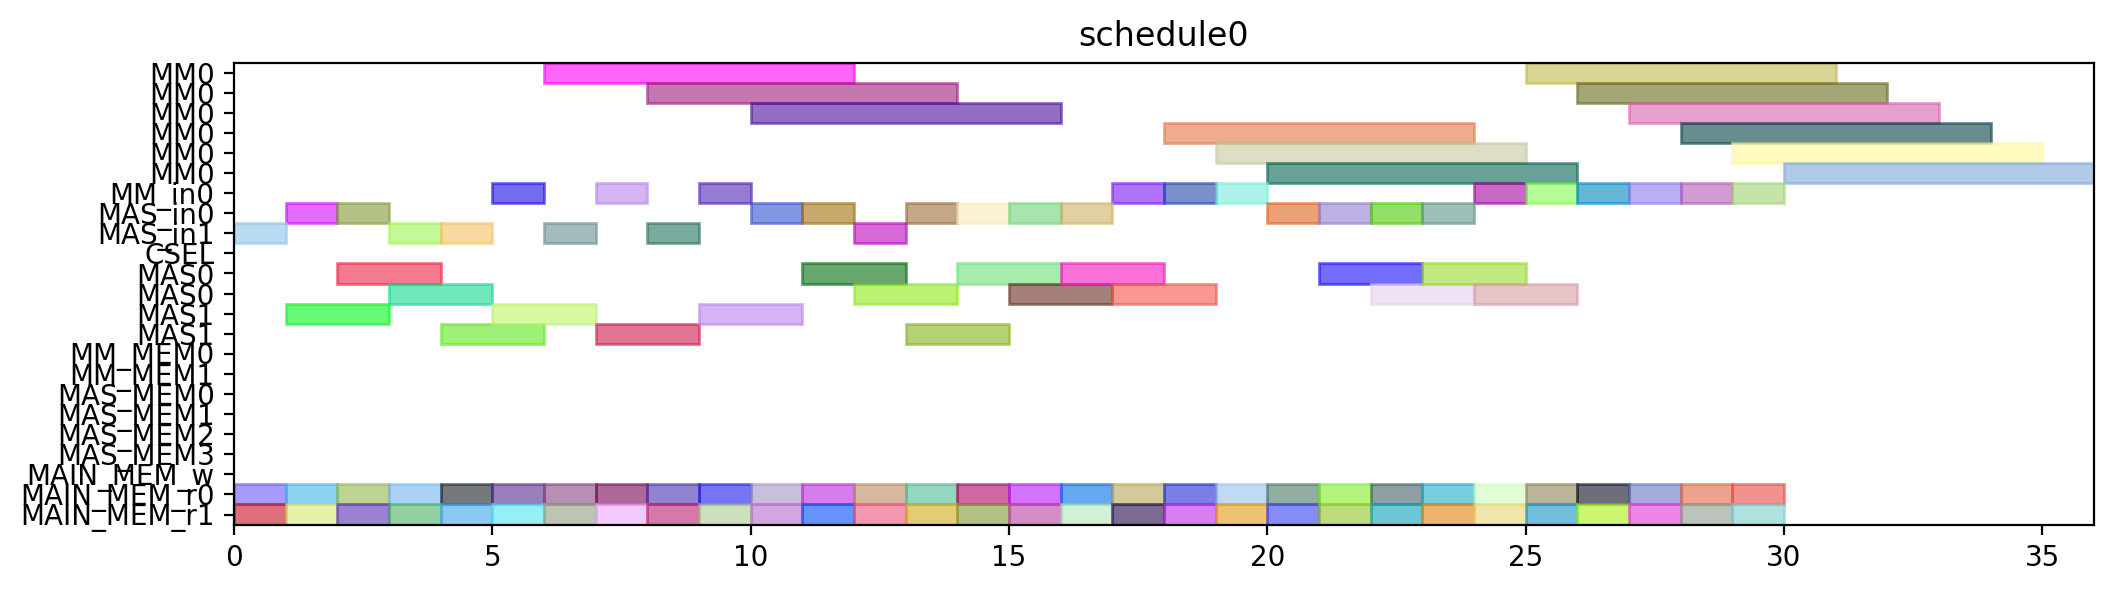

Source code (Python):
from pyschedule import Scenario, solvers, plotters, alt


def solve():
	horizon = 120
	S = Scenario("schedule0", horizon=horizon)

	# resource
	MM = S.Resources('MM', num=1, size=6)
	MM_in = S.Resources('MM_in', num=1)
	MAS_in = S.Resources('MAS_in', num=2)
	CSEL = S.Resource('CSEL')
	MAS = S.Resources('MAS', num=2, size=2, periods=range(1, horizon))
	MM_MEM = S.Resources('MM_MEM', num=2)
	MAS_MEM = S.Resources('MAS_MEM', num=4)
	MAIN_MEM_w = S.Resource('MAIN_MEM_w', size=1)
	MAIN_MEM_r = S.Resources('MAIN_MEM_r', num=2)

	# result of previous scheduling

	# new tasks
	c_t0_t0_t0 = S.Task('c_t0_t0_t0', length=6, delay_cost=1)
	c_t0_t0_t0 += alt(MM)
	c_t0_t0_t0_in = S.Task('c_t0_t0_t0_in', length=1, delay_cost=1)
	c_t0_t0_t0_in += alt(MM_in)
	S += c_t0_t0_t0_in*MM_in[0]<=c_t0_t0_t0*MM[0]
	c_t0_t0_t0_mem0 = S.Task('c_t0_t0_t0_mem0', length=1, delay_cost=1)
	c_t0_t0_t0_mem0 += MAIN_MEM_r[0]
	S += c_t0_t0_t0_mem0 <= c_t0_t0_t0

	c_t0_t0_t0_mem1 = S.Task('c_t0_t0_t0_mem1', length=1, delay_cost=1)
	c_t0_t0_t0_mem1 += MAIN_MEM_r[1]
	S += c_t0_t0_t0_mem1 <= c_t0_t0_t0

	c_t0_t0_t1 = S.Task('c_t0_t0_t1', length=6, delay_cost=1)
	c_t0_t0_t1 += alt(MM)
	c_t0_t0_t1_in = S.Task('c_t0_t0_t1_in', length=1, delay_cost=1)
	c_t0_t0_t1_in += alt(MM_in)
	S += c_t0_t0_t1_in*MM_in[0]<=c_t0_t0_t1*MM[0]
	c_t0_t0_t1_mem0 = S.Task('c_t0_t0_t1_mem0', length=1, delay_cost=1)
	c_t0_t0_t1_mem0 += MAIN_MEM_r[0]
	S += c_t0_t0_t1_mem0 <= c_t0_t0_t1

	c_t0_t0_t1_mem1 = S.Task('c_t0_t0_t1_mem1', length=1, delay_cost=1)
	c_t0_t0_t1_mem1 += MAIN_MEM_r[1]
	S += c_t0_t0_t1_mem1 <= c_t0_t0_t1

	c_t0_t0_t2 = S.Task('c_t0_t0_t2', length=2, delay_cost=1)
	c_t0_t0_t2 += alt(MAS)
	c_t0_t0_t2_in = S.Task('c_t0_t0_t2_in', length=1, delay_cost=1)
	c_t0_t0_t2_in += alt(MAS_in)
	S += c_t0_t0_t2_in*MAS_in[0]<=c_t0_t0_t2*MAS[0]

	S += c_t0_t0_t2_in*MAS_in[1]<=c_t0_t0_t2*MAS[1]

	c_t0_t0_t2_mem0 = S.Task('c_t0_t0_t2_mem0', length=1, delay_cost=1)
	c_t0_t0_t2_mem0 += MAIN_MEM_r[0]
	S += c_t0_t0_t2_mem0 <= c_t0_t0_t2

	c_t0_t0_t2_mem1 = S.Task('c_t0_t0_t2_mem1', length=1, delay_cost=1)
	c_t0_t0_t2_mem1 += MAIN_MEM_r[1]
	S += c_t0_t0_t2_mem1 <= c_t0_t0_t2

	c_t0_t0_t3 = S.Task('c_t0_t0_t3', length=2, delay_cost=1)
	c_t0_t0_t3 += alt(MAS)
	c_t0_t0_t3_in = S.Task('c_t0_t0_t3_in', length=1, delay_cost=1)
	c_t0_t0_t3_in += alt(MAS_in)
	S += c_t0_t0_t3_in*MAS_in[0]<=c_t0_t0_t3*MAS[0]

	S += c_t0_t0_t3_in*MAS_in[1]<=c_t0_t0_t3*MAS[1]

	c_t0_t0_t3_mem0 = S.Task('c_t0_t0_t3_mem0', length=1, delay_cost=1)
	c_t0_t0_t3_mem0 += MAIN_MEM_r[0]
	S += c_t0_t0_t3_mem0 <= c_t0_t0_t3

	c_t0_t0_t3_mem1 = S.Task('c_t0_t0_t3_mem1', length=1, delay_cost=1)
	c_t0_t0_t3_mem1 += MAIN_MEM_r[1]
	S += c_t0_t0_t3_mem1 <= c_t0_t0_t3

	c_t0_t1_t0 = S.Task('c_t0_t1_t0', length=6, delay_cost=1)
	c_t0_t1_t0 += alt(MM)
	c_t0_t1_t0_in = S.Task('c_t0_t1_t0_in', length=1, delay_cost=1)
	c_t0_t1_t0_in += alt(MM_in)
	S += c_t0_t1_t0_in*MM_in[0]<=c_t0_t1_t0*MM[0]
	c_t0_t1_t0_mem0 = S.Task('c_t0_t1_t0_mem0', length=1, delay_cost=1)
	c_t0_t1_t0_mem0 += MAIN_MEM_r[0]
	S += c_t0_t1_t0_mem0 <= c_t0_t1_t0

	c_t0_t1_t0_mem1 = S.Task('c_t0_t1_t0_mem1', length=1, delay_cost=1)
	c_t0_t1_t0_mem1 += MAIN_MEM_r[1]
	S += c_t0_t1_t0_mem1 <= c_t0_t1_t0

	c_t0_t1_t1 = S.Task('c_t0_t1_t1', length=6, delay_cost=1)
	c_t0_t1_t1 += alt(MM)
	c_t0_t1_t1_in = S.Task('c_t0_t1_t1_in', length=1, delay_cost=1)
	c_t0_t1_t1_in += alt(MM_in)
	S += c_t0_t1_t1_in*MM_in[0]<=c_t0_t1_t1*MM[0]
	c_t0_t1_t1_mem0 = S.Task('c_t0_t1_t1_mem0', length=1, delay_cost=1)
	c_t0_t1_t1_mem0 += MAIN_MEM_r[0]
	S += c_t0_t1_t1_mem0 <= c_t0_t1_t1

	c_t0_t1_t1_mem1 = S.Task('c_t0_t1_t1_mem1', length=1, delay_cost=1)
	c_t0_t1_t1_mem1 += MAIN_MEM_r[1]
	S += c_t0_t1_t1_mem1 <= c_t0_t1_t1

	c_t0_t1_t2 = S.Task('c_t0_t1_t2', length=2, delay_cost=1)
	c_t0_t1_t2 += alt(MAS)
	c_t0_t1_t2_in = S.Task('c_t0_t1_t2_in', length=1, delay_cost=1)
	c_t0_t1_t2_in += alt(MAS_in)
	S += c_t0_t1_t2_in*MAS_in[0]<=c_t0_t1_t2*MAS[0]

	S += c_t0_t1_t2_in*MAS_in[1]<=c_t0_t1_t2*MAS[1]

	c_t0_t1_t2_mem0 = S.Task('c_t0_t1_t2_mem0', length=1, delay_cost=1)
	c_t0_t1_t2_mem0 += MAIN_MEM_r[0]
	S += c_t0_t1_t2_mem0 <= c_t0_t1_t2

	c_t0_t1_t2_mem1 = S.Task('c_t0_t1_t2_mem1', length=1, delay_cost=1)
	c_t0_t1_t2_mem1 += MAIN_MEM_r[1]
	S += c_t0_t1_t2_mem1 <= c_t0_t1_t2

	c_t0_t1_t3 = S.Task('c_t0_t1_t3', length=2, delay_cost=1)
	c_t0_t1_t3 += alt(MAS)
	c_t0_t1_t3_in = S.Task('c_t0_t1_t3_in', length=1, delay_cost=1)
	c_t0_t1_t3_in += alt(MAS_in)
	S += c_t0_t1_t3_in*MAS_in[0]<=c_t0_t1_t3*MAS[0]

	S += c_t0_t1_t3_in*MAS_in[1]<=c_t0_t1_t3*MAS[1]

	c_t0_t1_t3_mem0 = S.Task('c_t0_t1_t3_mem0', length=1, delay_cost=1)
	c_t0_t1_t3_mem0 += MAIN_MEM_r[0]
	S += c_t0_t1_t3_mem0 <= c_t0_t1_t3

	c_t0_t1_t3_mem1 = S.Task('c_t0_t1_t3_mem1', length=1, delay_cost=1)
	c_t0_t1_t3_mem1 += MAIN_MEM_r[1]
	S += c_t0_t1_t3_mem1 <= c_t0_t1_t3

	c_t0_t20 = S.Task('c_t0_t20', length=2, delay_cost=1)
	c_t0_t20 += alt(MAS)
	c_t0_t20_in = S.Task('c_t0_t20_in', length=1, delay_cost=1)
	c_t0_t20_in += alt(MAS_in)
	S += c_t0_t20_in*MAS_in[0]<=c_t0_t20*MAS[0]

	S += c_t0_t20_in*MAS_in[1]<=c_t0_t20*MAS[1]

	c_t0_t20_mem0 = S.Task('c_t0_t20_mem0', length=1, delay_cost=1)
	c_t0_t20_mem0 += MAIN_MEM_r[0]
	S += c_t0_t20_mem0 <= c_t0_t20

	c_t0_t20_mem1 = S.Task('c_t0_t20_mem1', length=1, delay_cost=1)
	c_t0_t20_mem1 += MAIN_MEM_r[1]
	S += c_t0_t20_mem1 <= c_t0_t20

	c_t0_t21 = S.Task('c_t0_t21', length=2, delay_cost=1)
	c_t0_t21 += alt(MAS)
	c_t0_t21_in = S.Task('c_t0_t21_in', length=1, delay_cost=1)
	c_t0_t21_in += alt(MAS_in)
	S += c_t0_t21_in*MAS_in[0]<=c_t0_t21*MAS[0]

	S += c_t0_t21_in*MAS_in[1]<=c_t0_t21*MAS[1]

	c_t0_t21_mem0 = S.Task('c_t0_t21_mem0', length=1, delay_cost=1)
	c_t0_t21_mem0 += MAIN_MEM_r[0]
	S += c_t0_t21_mem0 <= c_t0_t21

	c_t0_t21_mem1 = S.Task('c_t0_t21_mem1', length=1, delay_cost=1)
	c_t0_t21_mem1 += MAIN_MEM_r[1]
	S += c_t0_t21_mem1 <= c_t0_t21

	c_t0_t30 = S.Task('c_t0_t30', length=2, delay_cost=1)
	c_t0_t30 += alt(MAS)
	c_t0_t30_in = S.Task('c_t0_t30_in', length=1, delay_cost=1)
	c_t0_t30_in += alt(MAS_in)
	S += c_t0_t30_in*MAS_in[0]<=c_t0_t30*MAS[0]

	S += c_t0_t30_in*MAS_in[1]<=c_t0_t30*MAS[1]

	c_t0_t30_mem0 = S.Task('c_t0_t30_mem0', length=1, delay_cost=1)
	c_t0_t30_mem0 += MAIN_MEM_r[0]
	S += c_t0_t30_mem0 <= c_t0_t30

	c_t0_t30_mem1 = S.Task('c_t0_t30_mem1', length=1, delay_cost=1)
	c_t0_t30_mem1 += MAIN_MEM_r[1]
	S += c_t0_t30_mem1 <= c_t0_t30

	c_t0_t31 = S.Task('c_t0_t31', length=2, delay_cost=1)
	c_t0_t31 += alt(MAS)
	c_t0_t31_in = S.Task('c_t0_t31_in', length=1, delay_cost=1)
	c_t0_t31_in += alt(MAS_in)
	S += c_t0_t31_in*MAS_in[0]<=c_t0_t31*MAS[0]

	S += c_t0_t31_in*MAS_in[1]<=c_t0_t31*MAS[1]

	c_t0_t31_mem0 = S.Task('c_t0_t31_mem0', length=1, delay_cost=1)
	c_t0_t31_mem0 += MAIN_MEM_r[0]
	S += c_t0_t31_mem0 <= c_t0_t31

	c_t0_t31_mem1 = S.Task('c_t0_t31_mem1', length=1, delay_cost=1)
	c_t0_t31_mem1 += MAIN_MEM_r[1]
	S += c_t0_t31_mem1 <= c_t0_t31

	c_t1_t0_t0 = S.Task('c_t1_t0_t0', length=6, delay_cost=1)
	c_t1_t0_t0 += alt(MM)
	c_t1_t0_t0_in = S.Task('c_t1_t0_t0_in', length=1, delay_cost=1)
	c_t1_t0_t0_in += alt(MM_in)
	S += c_t1_t0_t0_in*MM_in[0]<=c_t1_t0_t0*MM[0]
	c_t1_t0_t0_mem0 = S.Task('c_t1_t0_t0_mem0', length=1, delay_cost=1)
	c_t1_t0_t0_mem0 += MAIN_MEM_r[0]
	S += c_t1_t0_t0_mem0 <= c_t1_t0_t0

	c_t1_t0_t0_mem1 = S.Task('c_t1_t0_t0_mem1', length=1, delay_cost=1)
	c_t1_t0_t0_mem1 += MAIN_MEM_r[1]
	S += c_t1_t0_t0_mem1 <= c_t1_t0_t0

	c_t1_t0_t1 = S.Task('c_t1_t0_t1', length=6, delay_cost=1)
	c_t1_t0_t1 += alt(MM)
	c_t1_t0_t1_in = S.Task('c_t1_t0_t1_in', length=1, delay_cost=1)
	c_t1_t0_t1_in += alt(MM_in)
	S += c_t1_t0_t1_in*MM_in[0]<=c_t1_t0_t1*MM[0]
	c_t1_t0_t1_mem0 = S.Task('c_t1_t0_t1_mem0', length=1, delay_cost=1)
	c_t1_t0_t1_mem0 += MAIN_MEM_r[0]
	S += c_t1_t0_t1_mem0 <= c_t1_t0_t1

	c_t1_t0_t1_mem1 = S.Task('c_t1_t0_t1_mem1', length=1, delay_cost=1)
	c_t1_t0_t1_mem1 += MAIN_MEM_r[1]
	S += c_t1_t0_t1_mem1 <= c_t1_t0_t1

	c_t1_t0_t2 = S.Task('c_t1_t0_t2', length=2, delay_cost=1)
	c_t1_t0_t2 += alt(MAS)
	c_t1_t0_t2_in = S.Task('c_t1_t0_t2_in', length=1, delay_cost=1)
	c_t1_t0_t2_in += alt(MAS_in)
	S += c_t1_t0_t2_in*MAS_in[0]<=c_t1_t0_t2*MAS[0]

	S += c_t1_t0_t2_in*MAS_in[1]<=c_t1_t0_t2*MAS[1]

	c_t1_t0_t2_mem0 = S.Task('c_t1_t0_t2_mem0', length=1, delay_cost=1)
	c_t1_t0_t2_mem0 += MAIN_MEM_r[0]
	S += c_t1_t0_t2_mem0 <= c_t1_t0_t2

	c_t1_t0_t2_mem1 = S.Task('c_t1_t0_t2_mem1', length=1, delay_cost=1)
	c_t1_t0_t2_mem1 += MAIN_MEM_r[1]
	S += c_t1_t0_t2_mem1 <= c_t1_t0_t2

	c_t1_t0_t3 = S.Task('c_t1_t0_t3', length=2, delay_cost=1)
	c_t1_t0_t3 += alt(MAS)
	c_t1_t0_t3_in = S.Task('c_t1_t0_t3_in', length=1, delay_cost=1)
	c_t1_t0_t3_in += alt(MAS_in)
	S += c_t1_t0_t3_in*MAS_in[0]<=c_t1_t0_t3*MAS[0]

	S += c_t1_t0_t3_in*MAS_in[1]<=c_t1_t0_t3*MAS[1]

	c_t1_t0_t3_mem0 = S.Task('c_t1_t0_t3_mem0', length=1, delay_cost=1)
	c_t1_t0_t3_mem0 += MAIN_MEM_r[0]
	S += c_t1_t0_t3_mem0 <= c_t1_t0_t3

	c_t1_t0_t3_mem1 = S.Task('c_t1_t0_t3_mem1', length=1, delay_cost=1)
	c_t1_t0_t3_mem1 += MAIN_MEM_r[1]
	S += c_t1_t0_t3_mem1 <= c_t1_t0_t3

	c_t1_t1_t0 = S.Task('c_t1_t1_t0', length=6, delay_cost=1)
	c_t1_t1_t0 += alt(MM)
	c_t1_t1_t0_in = S.Task('c_t1_t1_t0_in', length=1, delay_cost=1)
	c_t1_t1_t0_in += alt(MM_in)
	S += c_t1_t1_t0_in*MM_in[0]<=c_t1_t1_t0*MM[0]
	c_t1_t1_t0_mem0 = S.Task('c_t1_t1_t0_mem0', length=1, delay_cost=1)
	c_t1_t1_t0_mem0 += MAIN_MEM_r[0]
	S += c_t1_t1_t0_mem0 <= c_t1_t1_t0

	c_t1_t1_t0_mem1 = S.Task('c_t1_t1_t0_mem1', length=1, delay_cost=1)
	c_t1_t1_t0_mem1 += MAIN_MEM_r[1]
	S += c_t1_t1_t0_mem1 <= c_t1_t1_t0

	c_t1_t1_t1 = S.Task('c_t1_t1_t1', length=6, delay_cost=1)
	c_t1_t1_t1 += alt(MM)
	c_t1_t1_t1_in = S.Task('c_t1_t1_t1_in', length=1, delay_cost=1)
	c_t1_t1_t1_in += alt(MM_in)
	S += c_t1_t1_t1_in*MM_in[0]<=c_t1_t1_t1*MM[0]
	c_t1_t1_t1_mem0 = S.Task('c_t1_t1_t1_mem0', length=1, delay_cost=1)
	c_t1_t1_t1_mem0 += MAIN_MEM_r[0]
	S += c_t1_t1_t1_mem0 <= c_t1_t1_t1

	c_t1_t1_t1_mem1 = S.Task('c_t1_t1_t1_mem1', length=1, delay_cost=1)
	c_t1_t1_t1_mem1 += MAIN_MEM_r[1]
	S += c_t1_t1_t1_mem1 <= c_t1_t1_t1

	c_t1_t1_t2 = S.Task('c_t1_t1_t2', length=2, delay_cost=1)
	c_t1_t1_t2 += alt(MAS)
	c_t1_t1_t2_in = S.Task('c_t1_t1_t2_in', length=1, delay_cost=1)
	c_t1_t1_t2_in += alt(MAS_in)
	S += c_t1_t1_t2_in*MAS_in[0]<=c_t1_t1_t2*MAS[0]

	S += c_t1_t1_t2_in*MAS_in[1]<=c_t1_t1_t2*MAS[1]

	c_t1_t1_t2_mem0 = S.Task('c_t1_t1_t2_mem0', length=1, delay_cost=1)
	c_t1_t1_t2_mem0 += MAIN_MEM_r[0]
	S += c_t1_t1_t2_mem0 <= c_t1_t1_t2

	c_t1_t1_t2_mem1 = S.Task('c_t1_t1_t2_mem1', length=1, delay_cost=1)
	c_t1_t1_t2_mem1 += MAIN_MEM_r[1]
	S += c_t1_t1_t2_mem1 <= c_t1_t1_t2

	c_t1_t1_t3 = S.Task('c_t1_t1_t3', length=2, delay_cost=1)
	c_t1_t1_t3 += alt(MAS)
	c_t1_t1_t3_in = S.Task('c_t1_t1_t3_in', length=1, delay_cost=1)
	c_t1_t1_t3_in += alt(MAS_in)
	S += c_t1_t1_t3_in*MAS_in[0]<=c_t1_t1_t3*MAS[0]

	S += c_t1_t1_t3_in*MAS_in[1]<=c_t1_t1_t3*MAS[1]

	c_t1_t1_t3_mem0 = S.Task('c_t1_t1_t3_mem0', length=1, delay_cost=1)
	c_t1_t1_t3_mem0 += MAIN_MEM_r[0]
	S += c_t1_t1_t3_mem0 <= c_t1_t1_t3

	c_t1_t1_t3_mem1 = S.Task('c_t1_t1_t3_mem1', length=1, delay_cost=1)
	c_t1_t1_t3_mem1 += MAIN_MEM_r[1]
	S += c_t1_t1_t3_mem1 <= c_t1_t1_t3

	c_t1_t20 = S.Task('c_t1_t20', length=2, delay_cost=1)
	c_t1_t20 += alt(MAS)
	c_t1_t20_in = S.Task('c_t1_t20_in', length=1, delay_cost=1)
	c_t1_t20_in += alt(MAS_in)
	S += c_t1_t20_in*MAS_in[0]<=c_t1_t20*MAS[0]

	S += c_t1_t20_in*MAS_in[1]<=c_t1_t20*MAS[1]

	c_t1_t20_mem0 = S.Task('c_t1_t20_mem0', length=1, delay_cost=1)
	c_t1_t20_mem0 += MAIN_MEM_r[0]
	S += c_t1_t20_mem0 <= c_t1_t20

	c_t1_t20_mem1 = S.Task('c_t1_t20_mem1', length=1, delay_cost=1)
	c_t1_t20_mem1 += MAIN_MEM_r[1]
	S += c_t1_t20_mem1 <= c_t1_t20

	c_t1_t21 = S.Task('c_t1_t21', length=2, delay_cost=1)
	c_t1_t21 += alt(MAS)
	c_t1_t21_in = S.Task('c_t1_t21_in', length=1, delay_cost=1)
	c_t1_t21_in += alt(MAS_in)
	S += c_t1_t21_in*MAS_in[0]<=c_t1_t21*MAS[0]

	S += c_t1_t21_in*MAS_in[1]<=c_t1_t21*MAS[1]

	c_t1_t21_mem0 = S.Task('c_t1_t21_mem0', length=1, delay_cost=1)
	c_t1_t21_mem0 += MAIN_MEM_r[0]
	S += c_t1_t21_mem0 <= c_t1_t21

	c_t1_t21_mem1 = S.Task('c_t1_t21_mem1', length=1, delay_cost=1)
	c_t1_t21_mem1 += MAIN_MEM_r[1]
	S += c_t1_t21_mem1 <= c_t1_t21

	c_t1_t30 = S.Task('c_t1_t30', length=2, delay_cost=1)
	c_t1_t30 += alt(MAS)
	c_t1_t30_in = S.Task('c_t1_t30_in', length=1, delay_cost=1)
	c_t1_t30_in += alt(MAS_in)
	S += c_t1_t30_in*MAS_in[0]<=c_t1_t30*MAS[0]

	S += c_t1_t30_in*MAS_in[1]<=c_t1_t30*MAS[1]

	c_t1_t30_mem0 = S.Task('c_t1_t30_mem0', length=1, delay_cost=1)
	c_t1_t30_mem0 += MAIN_MEM_r[0]
	S += c_t1_t30_mem0 <= c_t1_t30

	c_t1_t30_mem1 = S.Task('c_t1_t30_mem1', length=1, delay_cost=1)
	c_t1_t30_mem1 += MAIN_MEM_r[1]
	S += c_t1_t30_mem1 <= c_t1_t30

	c_t1_t31 = S.Task('c_t1_t31', length=2, delay_cost=1)
	c_t1_t31 += alt(MAS)
	c_t1_t31_in = S.Task('c_t1_t31_in', length=1, delay_cost=1)
	c_t1_t31_in += alt(MAS_in)
	S += c_t1_t31_in*MAS_in[0]<=c_t1_t31*MAS[0]

	S += c_t1_t31_in*MAS_in[1]<=c_t1_t31*MAS[1]

	c_t1_t31_mem0 = S.Task('c_t1_t31_mem0', length=1, delay_cost=1)
	c_t1_t31_mem0 += MAIN_MEM_r[0]
	S += c_t1_t31_mem0 <= c_t1_t31

	c_t1_t31_mem1 = S.Task('c_t1_t31_mem1', length=1, delay_cost=1)
	c_t1_t31_mem1 += MAIN_MEM_r[1]
	S += c_t1_t31_mem1 <= c_t1_t31

	c_t2_t0_t0 = S.Task('c_t2_t0_t0', length=6, delay_cost=1)
	c_t2_t0_t0 += alt(MM)
	c_t2_t0_t0_in = S.Task('c_t2_t0_t0_in', length=1, delay_cost=1)
	c_t2_t0_t0_in += alt(MM_in)
	S += c_t2_t0_t0_in*MM_in[0]<=c_t2_t0_t0*MM[0]
	c_t2_t0_t0_mem0 = S.Task('c_t2_t0_t0_mem0', length=1, delay_cost=1)
	c_t2_t0_t0_mem0 += MAIN_MEM_r[0]
	S += c_t2_t0_t0_mem0 <= c_t2_t0_t0

	c_t2_t0_t0_mem1 = S.Task('c_t2_t0_t0_mem1', length=1, delay_cost=1)
	c_t2_t0_t0_mem1 += MAIN_MEM_r[1]
	S += c_t2_t0_t0_mem1 <= c_t2_t0_t0

	c_t2_t0_t1 = S.Task('c_t2_t0_t1', length=6, delay_cost=1)
	c_t2_t0_t1 += alt(MM)
	c_t2_t0_t1_in = S.Task('c_t2_t0_t1_in', length=1, delay_cost=1)
	c_t2_t0_t1_in += alt(MM_in)
	S += c_t2_t0_t1_in*MM_in[0]<=c_t2_t0_t1*MM[0]
	c_t2_t0_t1_mem0 = S.Task('c_t2_t0_t1_mem0', length=1, delay_cost=1)
	c_t2_t0_t1_mem0 += MAIN_MEM_r[0]
	S += c_t2_t0_t1_mem0 <= c_t2_t0_t1

	c_t2_t0_t1_mem1 = S.Task('c_t2_t0_t1_mem1', length=1, delay_cost=1)
	c_t2_t0_t1_mem1 += MAIN_MEM_r[1]
	S += c_t2_t0_t1_mem1 <= c_t2_t0_t1

	c_t2_t0_t2 = S.Task('c_t2_t0_t2', length=2, delay_cost=1)
	c_t2_t0_t2 += alt(MAS)
	c_t2_t0_t2_in = S.Task('c_t2_t0_t2_in', length=1, delay_cost=1)
	c_t2_t0_t2_in += alt(MAS_in)
	S += c_t2_t0_t2_in*MAS_in[0]<=c_t2_t0_t2*MAS[0]

	S += c_t2_t0_t2_in*MAS_in[1]<=c_t2_t0_t2*MAS[1]

	c_t2_t0_t2_mem0 = S.Task('c_t2_t0_t2_mem0', length=1, delay_cost=1)
	c_t2_t0_t2_mem0 += MAIN_MEM_r[0]
	S += c_t2_t0_t2_mem0 <= c_t2_t0_t2

	c_t2_t0_t2_mem1 = S.Task('c_t2_t0_t2_mem1', length=1, delay_cost=1)
	c_t2_t0_t2_mem1 += MAIN_MEM_r[1]
	S += c_t2_t0_t2_mem1 <= c_t2_t0_t2

	c_t2_t0_t3 = S.Task('c_t2_t0_t3', length=2, delay_cost=1)
	c_t2_t0_t3 += alt(MAS)
	c_t2_t0_t3_in = S.Task('c_t2_t0_t3_in', length=1, delay_cost=1)
	c_t2_t0_t3_in += alt(MAS_in)
	S += c_t2_t0_t3_in*MAS_in[0]<=c_t2_t0_t3*MAS[0]

	S += c_t2_t0_t3_in*MAS_in[1]<=c_t2_t0_t3*MAS[1]

	c_t2_t0_t3_mem0 = S.Task('c_t2_t0_t3_mem0', length=1, delay_cost=1)
	c_t2_t0_t3_mem0 += MAIN_MEM_r[0]
	S += c_t2_t0_t3_mem0 <= c_t2_t0_t3

	c_t2_t0_t3_mem1 = S.Task('c_t2_t0_t3_mem1', length=1, delay_cost=1)
	c_t2_t0_t3_mem1 += MAIN_MEM_r[1]
	S += c_t2_t0_t3_mem1 <= c_t2_t0_t3

	c_t2_t1_t0 = S.Task('c_t2_t1_t0', length=6, delay_cost=1)
	c_t2_t1_t0 += alt(MM)
	c_t2_t1_t0_in = S.Task('c_t2_t1_t0_in', length=1, delay_cost=1)
	c_t2_t1_t0_in += alt(MM_in)
	S += c_t2_t1_t0_in*MM_in[0]<=c_t2_t1_t0*MM[0]
	c_t2_t1_t0_mem0 = S.Task('c_t2_t1_t0_mem0', length=1, delay_cost=1)
	c_t2_t1_t0_mem0 += MAIN_MEM_r[0]
	S += c_t2_t1_t0_mem0 <= c_t2_t1_t0

	c_t2_t1_t0_mem1 = S.Task('c_t2_t1_t0_mem1', length=1, delay_cost=1)
	c_t2_t1_t0_mem1 += MAIN_MEM_r[1]
	S += c_t2_t1_t0_mem1 <= c_t2_t1_t0

	c_t2_t1_t1 = S.Task('c_t2_t1_t1', length=6, delay_cost=1)
	c_t2_t1_t1 += alt(MM)
	c_t2_t1_t1_in = S.Task('c_t2_t1_t1_in', length=1, delay_cost=1)
	c_t2_t1_t1_in += alt(MM_in)
	S += c_t2_t1_t1_in*MM_in[0]<=c_t2_t1_t1*MM[0]
	c_t2_t1_t1_mem0 = S.Task('c_t2_t1_t1_mem0', length=1, delay_cost=1)
	c_t2_t1_t1_mem0 += MAIN_MEM_r[0]
	S += c_t2_t1_t1_mem0 <= c_t2_t1_t1

	c_t2_t1_t1_mem1 = S.Task('c_t2_t1_t1_mem1', length=1, delay_cost=1)
	c_t2_t1_t1_mem1 += MAIN_MEM_r[1]
	S += c_t2_t1_t1_mem1 <= c_t2_t1_t1

	solvers.mip.solve(S,msg=1,kind='CPLEX',ratio_gap=1.01)

	solution = [['hoge']*len(S.solution()[1]) for i in range(len(S.solution()))]
	for i in range(len(S.solution())):
		for j in range(len(S.solution()[i])):
			solution[i][j]=str(S.solution()[i][j])
	print(solution)

	cycles = int(solution[-1][3])

	pic_file_name = "/mnt/rose/usr1/fukuda/ABE/multiRAM_multiMAS_16mux/scheduling_result/stage6MM1_stage2MAS2/MUL/schedule0.png"
	if(S.solution() != []):
		plotters.matplotlib.plot(S,img_filename=pic_file_name, show_task_labels=False, fig_size=(cycles*0.25+3, 3))

	return solution
